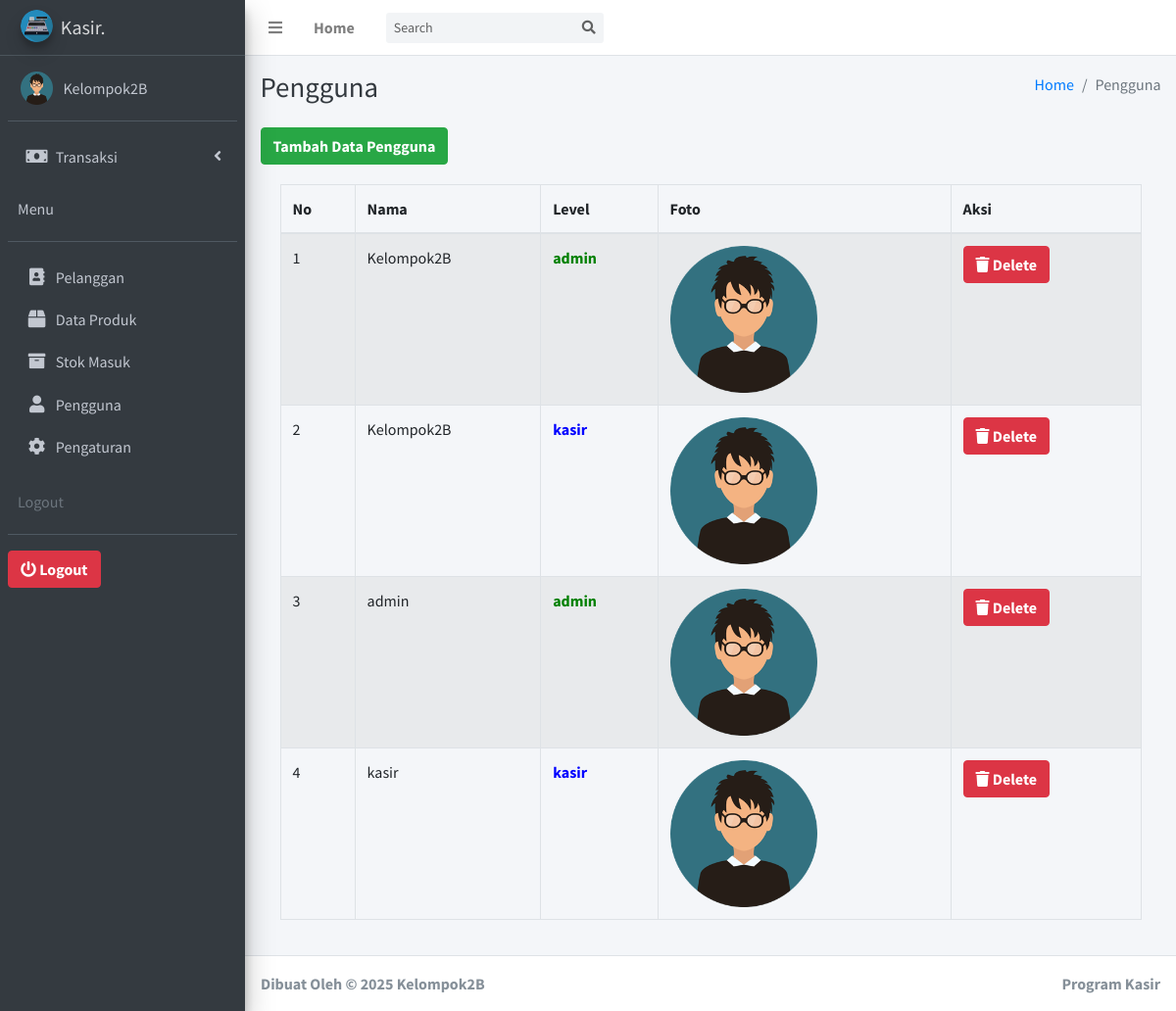
The app's page /ProgramKasir/kasir/index.php?m=pengguna&s=title (signed in) with its own data.
### tables this page shows
CREATE TABLE `pengguna` (
  `id` int(11) NOT NULL,
  `username` text NOT NULL,
  `password` text NOT NULL,
  `nama` text NOT NULL,
  `level` text NOT NULL,
  `foto` varchar(255) NOT NULL
);

### ProgramKasir/kasir/fungsi/fungsi.php (called while the page is built, shortened)
<?php
$koneksi = mysqli_connect('localhost', 'root', '', 'kelompok2b');
function summon_admin()
{
	global $koneksi;
	$id = $_SESSION['idkasir'];
	return mysqli_query($koneksi, "SELECT * FROM pengguna WHERE id ='$id'");
}
function select_user()
{
	global $koneksi;
	if (isset($_POST['go'])) {
		$cari = $_POST['cari'];
		return mysqli_query($koneksi, "SELECT * FROM pengguna WHERE nama LIKE '%" . $cari . "%'");
	} else {
		return mysqli_query($koneksi, "SELECT * FROM pengguna");
	}
}
function url()
{
	return $url = "//localhost/Kelompok2B/ProgramKasir/vendors/";
}

### ProgramKasir/kasir/aplikasi/pengguna/title.php (the view, shortened to what this page needs)
<?php
include 'layout/header.php';
?>
<div class="content-wrapper">
  <div class="content-header">
    <div class="container-fluid">
      <div class="row mb-2">
        <div class="col-sm-6">
          <h1 class="m-0 text-dark">Pengguna</h1>
        </div>
        <div class="col-sm-6">
          <ol class="breadcrumb float-sm-right">
            <li class="breadcrumb-item"><a href="index.php">Home</a></li>
            <li class="breadcrumb-item active">Pengguna</li>
          </ol>
        </div>
      </div>
    </div>
  </div>
  <section class="content">
    <div class="container-fluid">
      <div class="row">
        <div class="col-sm-12">
          <div class="well">
            <button type="button" class="btn btn-success" data-toggle="modal" data-target="#exampleModalCenter">
              <b>Tambah Data Pengguna</b>
            </button>
            <br>
          </div>
        </div>
      </div>
      <div class="row">
        <div class="col-sm-12">
          <div class="card-body">
            <div class="table-responsive table--card-body m-b-30">
              <table class="table table-bordered table-striped table-earning">
                <thead>
                  <tr>
                    <th>No</th>
                    <th>Nama</th>
                    <th>Level</th>
                    <th>Foto</th>
                    <th>Aksi</th>
                  </tr>
                </thead>
                <tbody>
                  <?php
                  $i = 1;
                  foreach (select_user() as $adm) :
                  ?>
                    <tr>
                      <td><?= $i++; ?></td>
                      <td><?= $adm['nama']; ?></td>
                      <td><?php if ($adm['level'] == "admin") {
                            echo '<b><p style="color: green;">admin</p></b>';
                          } else if ($adm['level'] == "kasir") {
                            echo '<b><p style="color: blue;">kasir</p></b>';
                          } elseif ($adm['level'] == "logistik") {
                            echo '<b><p style="color: orange;">logistik</p></b>';
                          }
                          ?>
                      </td>
                      <td>
                        <?php
                        if ($adm['foto'] != '') {
                          echo '<img src="../admin/img/' . $adm['foto'] . '" height="150">';
                        } else {
                          echo '<img src="img/user_logo.png" height="150">';
                        }
                        ?>
                      </td>
                      <td>
                        <div data-toggle="modal" data-target="#hapus-admin<?= $adm['id'] ?>">
                          <button type="button" class="btn btn-danger datapotensi" data-toggle="tooltip" title="Hapus">
                            <i class="fa fa-trash"></i> <b>Delete</b>
                          </button>
                        </div>
                        <br>
                      </td>
                    </tr>
                  <?php endforeach; ?>
                </tbody>
              </table>
            </div>
          </div>
        </div>
      </div>
  </section>
</div>
<?php
include 'layout/footer.php';
?>

### ProgramKasir/kasir/layout/header.php (shortened to what this page needs)
<?php
require 'fungsi/fungsi.php';
?>
<?php
foreach (summon_admin() as $key) :
?>
    <!DOCTYPE html>
    <html>
    <head>
        <link rel="stylesheet" href="<?= url() ?>plugins/fontawesome-free/css/all.min.css">
        <link rel="stylesheet" href="https://code.ionicframework.com/ionicons/2.0.1/css/ionicons.min.css">
        <link rel="stylesheet" href="<?= url() ?>plugins/tempusdominus-bootstrap-4/css/tempusdominus-bootstrap-4.min.css">
        <link rel="stylesheet" href="<?= url() ?>plugins/icheck-bootstrap/icheck-bootstrap.min.css">
        <link rel="stylesheet" href="<?= url() ?>plugins/jqvmap/jqvmap.min.css">
        <link rel="stylesheet" href="<?= url() ?>dist/css/adminlte.min.css">
        <link rel="stylesheet" href="<?= url() ?>plugins/overlayScrollbars/css/OverlayScrollbars.min.css">
        <link rel="stylesheet" href="<?= url() ?>plugins/daterangepicker/daterangepicker.css">
        <link rel="stylesheet" href="<?= url() ?>plugins/summernote/summernote-bs4.css">
    </head>
    <body class="hold-transition sidebar-mini layout-fixed">
        <div class="wrapper">
            <nav class="main-header navbar navbar-expand navbar-white navbar-light">
                <ul class="navbar-nav">
                    <li class="nav-item">
                        <a class="nav-link" data-widget="pushmenu" href="#" role="button"><i class="fas fa-bars"></i></a>
                    </li>
                    <li class="nav-item d-none d-sm-inline-block">
                        <a href="index.php" class="nav-link"><b>Home</b></a>
                    </li>
                </ul>
                <form action="" method="POST" class="form-inline ml-3">
                    <div class="input-group input-group-sm">
                        <input class="form-control form-control-navbar" type="search" name="cari" placeholder="Search" aria-label="Search">
                        <div class="input-group-append">
                            <button class="btn btn-navbar" name="go" type="submit">
                                <i class="fas fa-search"></i>
                            </button>
                        </div>
                    </div>
                </form>
            </nav>
            <aside class="main-sidebar sidebar-dark-primary elevation-4">
                <a href="index.php" class="brand-link">
                    <img src="<?= url() ?>img/logokasir.png" alt="AdminLTE Logo" class="brand-image img-circle elevation-3" style="opacity: .8">
                    <span class="brand-text font-weight-light"><b>Kasir.</b></span>
                </a>
                <div class="sidebar">
                    <div class="user-panel mt-3 pb-3 mb-3 d-flex">
                        <div class="image">
                            <?php
                            if ($key['foto'] != '') {
                                echo '<img src="../admin/img/' . $key['foto'] . '" height="150">';
                            } else {
                                echo '<img src="img/user_logo.png" height="150">';
                            }
                            ?>
                        </div>
                        <div class="info">
                            <a href="index.php?m=pengguna&s=detail" class="d-block"><?= $key['nama']; ?></a>
                        </div>
                    </div>
                    <nav class="mt-2">
                        <ul class="nav nav-pills nav-sidebar flex-column" data-widget="treeview" role="menu" data-accordion="false">
                            <li class="nav-item has-treeview">
                                <a href="index.php" class="nav-link">
                                    <i class="fas fa-money-bill nav-icon"></i>
                                    <p>
                                        Transaksi
                                        <i class="right fas fa-angle-left"></i>
                                    </p>
                                </a>
                                <div class="user-panel mt-3 pb-3 mb-3 d-flex">
                                    <div class="info">
                                        <a href="#" class="d-block">Menu</a>
                                    </div>
                                </div>
                            </li>
                            <li class="nav-item">
                                <a href="index.php?m=pelanggan&s=title" class="nav-link">
                                    <i class="nav-icon fas fa-address-book"></i>
                                    <p>Pelanggan</p>
                                </a>
                            </li>
                            <li class="nav-item">
                                <a href="index.php?m=produk&s=title" class="nav-link">
                                    <i class="nav-icon fas fa-box"></i>
                                    <p>Data Produk</p>
                                </a>
                            </li>
                            <li class="nav-item">
                                <a href="index.php?m=stokmasuk&s=title" class="nav-link">
                                    <i class="nav-icon fa fa-archive"></i>
                                    <p>Stok Masuk</p>
                                </a>
                            </li>
                            <li class="nav-item">
                                <a href="index.php?m=pengguna&s=title" class="nav-link">
                                    <i class="fas fa-user nav-icon"></i>
                                    <p>Pengguna</p>
                                </a>
                            </li>
                            <li class="nav-item">
                                <a href="index.php?m=pengguna&s=detail" class="nav-link">
                                    <i class="fas fa-cog nav-icon"></i>
                                    <p>Pengaturan</p>
                                </a>
                            </li>
                            <div class="user-panel mt-3 pb-3 mb-3 d-flex">
                                <div class="info">
                                    <span class="d-block text-gray">Logout</span>
                                </div>
                            </div>
                            <a href="logout.php"><button class="btn btn-danger"><i class="fa fa-power-off" aria-hidden="true"></i> <b>Logout</b></button></a>
                            <br>
                        </ul>
                    </nav>
                </div>
            </aside>
        <?php
    endforeach;
        ?>

### records on screen
pengguna: foto (picture), nama "Kelompok2B", level "kasir"
pengguna: nama "Kelompok2B", level "admin", foto (picture)
pengguna: nama "admin", level "admin", foto (picture)
pengguna: nama "kasir", level "kasir", foto (picture)
